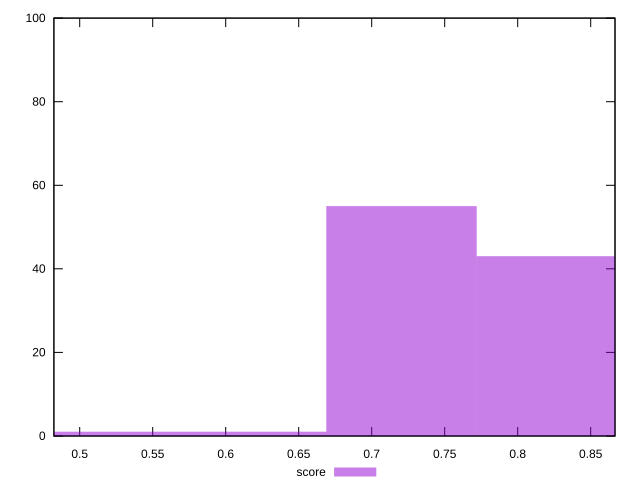

Here is the gnuplot script that generated this plot:
reset

$score <<EOF
0.5145747062058315 1
0.720404588688164 55
0.8233195299293303 43
0.6174896474469977 1
EOF

set key outside below
set boxwidth 0.10291494124116629
set xrange [0.4823529411764706:0.8666666666666667]
set yrange [0:100]
set style fill transparent solid 0.5 noborder
set terminal svg size 640, 490 enhanced background rgb 'white'
set output "report_00007_2020-12-11T15:55:29.892Z/uses-http2/samples/pages/score/histogram.svg"

plot $score title "score" with boxes

reset
